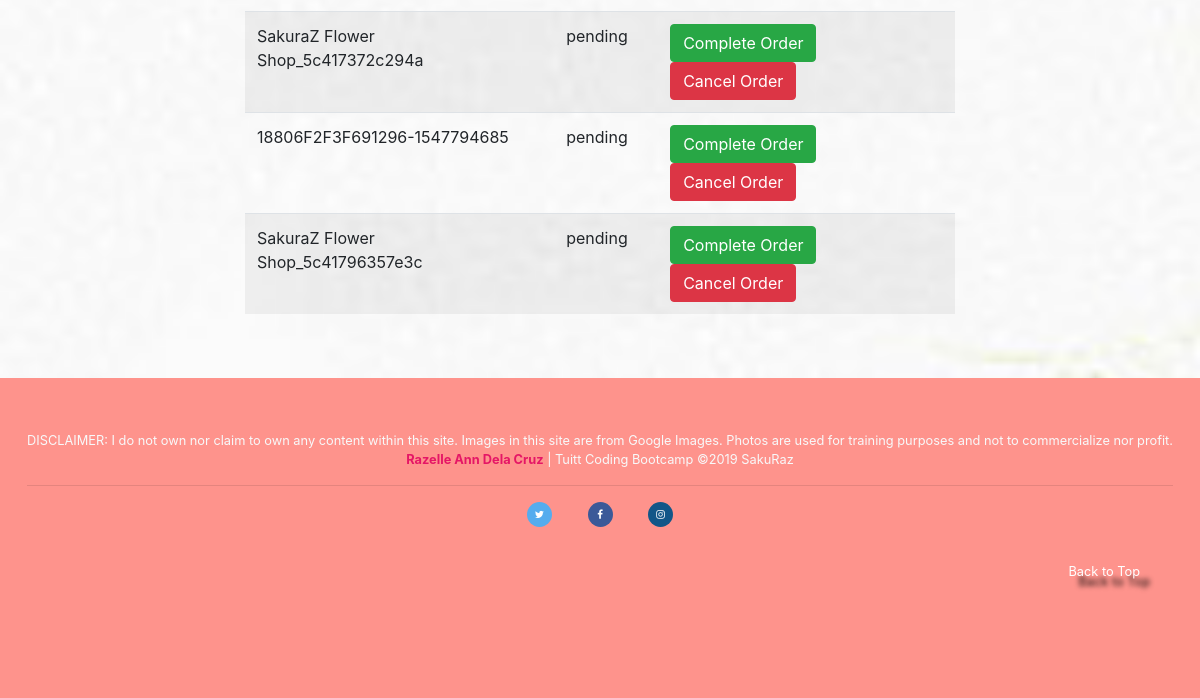
Page /app/views/orders.php (signed in, lower part) on the earlier database version.
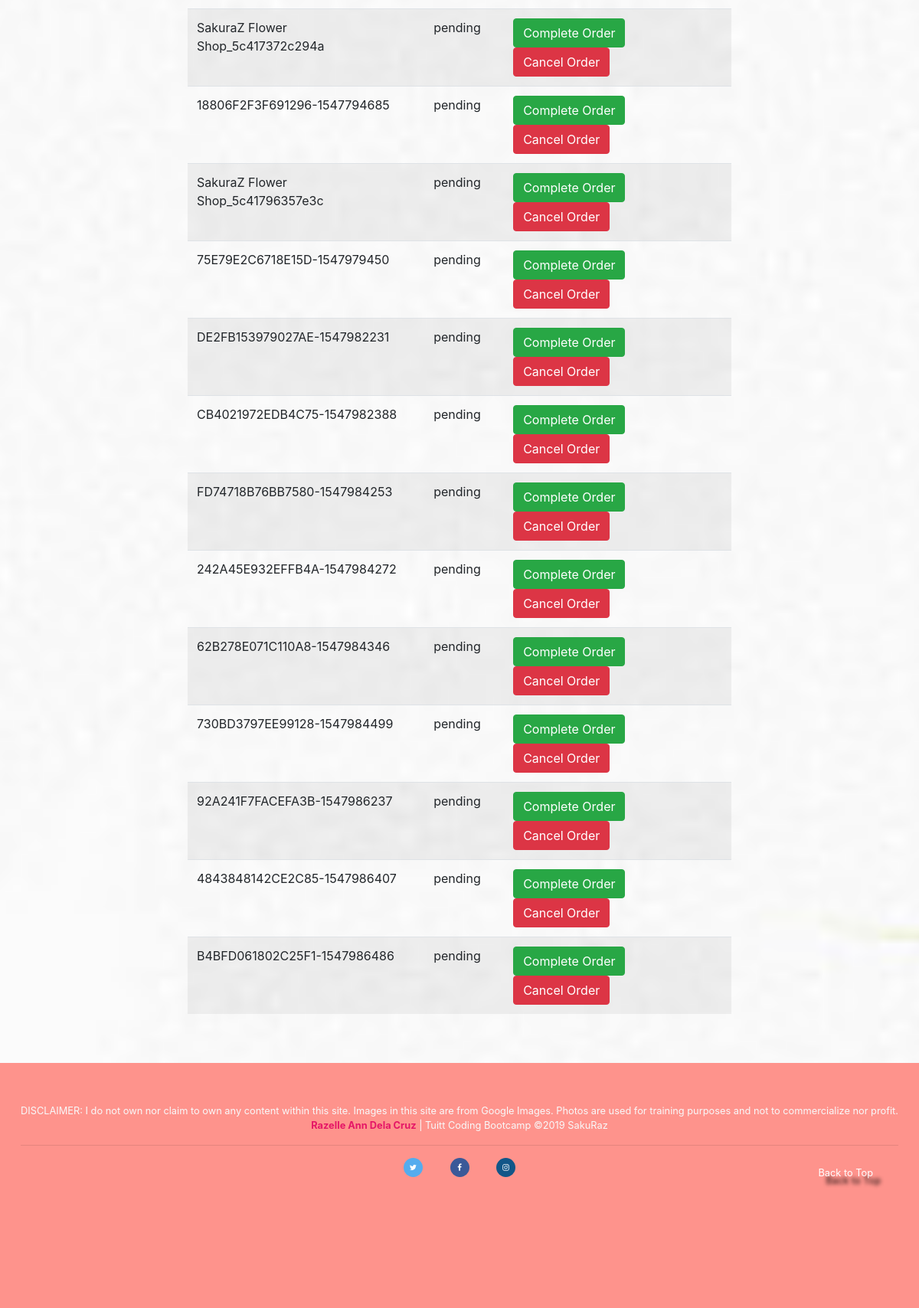
Same page on the later database version.
### tables this page shows
CREATE TABLE `orders` (
  `id` int(11) NOT NULL,
  `user_id` int(11) NOT NULL,
  `transaction_code` varchar(255) NOT NULL,
  `purchase_date` timestamp NOT NULL DEFAULT CURRENT_TIMESTAMP,
  `status_id` int(11) NOT NULL,
  `payment_mode_id` int(11) NOT NULL
);

CREATE TABLE `statuses` (
  `id` int(11) NOT NULL,
  `name` varchar(255) NOT NULL
);

### app/views/orders.php (the view, shortened to what this page needs)
<?php require_once "../partials/template.php"; ?>
<?php
function get_page_content() {
	if(isset($_SESSION['user']) && $_SESSION['user']['roles_id'] ==1){
		global $conn;
?>
		<div class="container">
			<div class="row">
				<div class="col-sm-8 offset-sm-2">
					<table class="table table-responsive table-striped">
						<tbody>
							<?php
								$order_query = "SELECT o.id, o.transaction_code, o.status_id, s.name AS status FROM orders o JOIN statuses s ON (o.status_id = s.id);";
								$orders = mysqli_query($conn, $order_query);
								foreach ($orders as $order) {
							?>
								<tr>
									<td><?php echo $order['transaction_code']; ?></td>
									<td><?php echo $order['status']; ?></td>
									<td>
										<?php if($order['status'] == "pending"){ ?>
											<a href="../controllers/complete_order.php?id=<?php echo $order['id']; ?>" class="btn btn-success">Complete Order</a>
											<a href="../controllers/cancel_order.php?id=<?php echo $order['id']; ?>" class="btn btn-danger">Cancel Order</a>
										<?php }; ?>
									</td>
								</tr>
								<?php } ?>
						</tbody>
					</table>
				</div>
			</div>
		</div>
	<?php }else{
		header("Location: ./error.php");
	} ?>
<?php } ?>

### app/partials/template.php (shortened to what this page needs)
<!DOCTYPE html>
<html lang="en">
<head>
	<link rel="stylesheet" href="https://use.fontawesome.com/releases/v5.6.3/css/all.css">
	<link rel="stylesheet" href="https://cdnjs.cloudflare.com/ajax/libs/font-awesome/4.7.0/css/font-awesome.min.css">
  	<link rel="stylesheet" href="https://maxcdn.bootstrapcdn.com/bootstrap/4.1.3/css/bootstrap.min.css">
	<link rel="stylesheet" type="text/css" href="../assets/css/style.css">
</head>
<body>
	<?php
	 	get_page_content();
		require_once "footer.php";
	?>
</body>
</html>

### app/partials/footer.php (shortened to what this page needs)
<footer id="footer" class="row px-3 justify-content-center text-light mt-5">
	<small class="py-5">
		<div id="disclaimer" class="text-center">
				<span>DISCLAIMER: I do not own nor claim to own any content within this site. Images in this site are from Google Images. Photos are used for training purposes and not to commercialize nor profit.</span>
				<br>
				<a target="_blank" href="https://radelacruz.github.io/portfolio">Razelle Ann Dela Cruz</a> | Tuitt Coding Bootcamp <span class="font-color-main">&copy;2019 SakuRaz</span>
		</div>
		<hr class="footer-hr">
		<div id="social" class="text-center">
			<div>
				<a target="_blank" href="https://www.twitter.com/razelleanndc" class="fa fa-twitter hvr-float mx-3"></a>
				<a target="_blank" href="https://www.facebook.com/razelleanndc" class="fa fa-facebook hvr-float mx-3"></a>
				<a target="_blank" href="https://www.instagram.com/razelleanndc" class="fa fa-instagram hvr-float mx-3"></a>
			</div>
		</div>
		<a class="float-right" id="back" href="#navbar">Back to Top</a>
	</small>
</footer>

### app/assets/css/style.css (style rules this page uses)
* { padding: 0; margin: 0; box-sizing: border-box; }
#footer { background-color: #FE938C; padding: 5px; }
#disclaimer a { text-decoration: none; color: #E51666; font-weight: bolder; }
#social a { text-decoration: none; color: white; }
#social { padding-bottom: 10px; }
.fa { font-size: 10px; width: 25px; text-align: center; text-decoration: none; border-radius: 100%; padding: 7px; height: 25px; }
.fa-twitter { background: #55ACEE; color: white; }
.fa-facebook { background: #3B5998; color: white; }
.fa-instagram { background: #125688; color: white; }
.row { margin-left: 0; margin-right: 0; }
body { height: 100vh; background-image: url(../images/bg2.jpg); background-repeat: no-repeat; background-size: cover; background-attachment: fixed; background-position: center center; -webkit-background-size: cover; -moz-background-size: cover; -o-background-size: cover; }
#back { position: fixed; bottom: 5%; right: 5%; z-index: 1; color: white; text-shadow: 10px 10px 5px black; }
footer { height: 40vh; }

Differences in the rows shown:
added orders: transaction_code "75E79E2C6718E15D-1547979450", status.name "pending"
added orders: transaction_code "DE2FB153979027AE-1547982231", status.name "pending"
added orders: transaction_code "CB4021972EDB4C75-1547982388", status.name "pending"
added orders: transaction_code "FD74718B76BB7580-1547984253", status.name "pending"
added orders: transaction_code "242A45E932EFFB4A-1547984272", status.name "pending"
added orders: transaction_code "62B278E071C110A8-1547984346", status.name "pending"
added orders: transaction_code "730BD3797EE99128-1547984499", status.name "pending"
added orders: transaction_code "92A241F7FACEFA3B-1547986237", status.name "pending"
added orders: transaction_code "4843848142CE2C85-1547986407", status.name "pending"
added orders: transaction_code "B4BFD061802C25F1-1547986486", status.name "pending"
